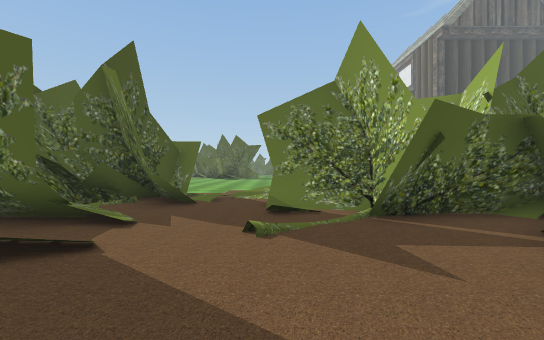
View 1 (above)

12 first-person views from a walk through a Unity game level. The camera is 1.4 m above the floor, looks level and sees 90° across. The floor is counted in squares, 2 m on a side. Each view is taken from the middle of a square. On the plan, view 1 faces up. The plan holds only what a view shows up to about 9 squares ahead; the rest is blank. The place goes on beyond the plan. Some surface patterns are stand-ins.

View 2
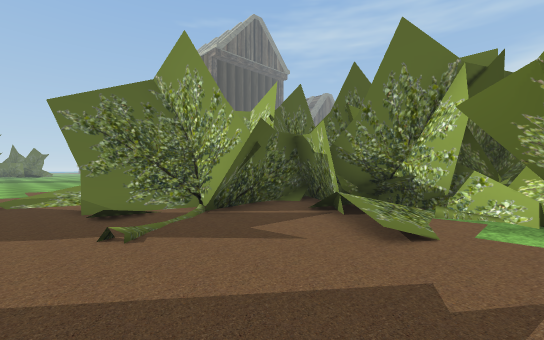

View 3
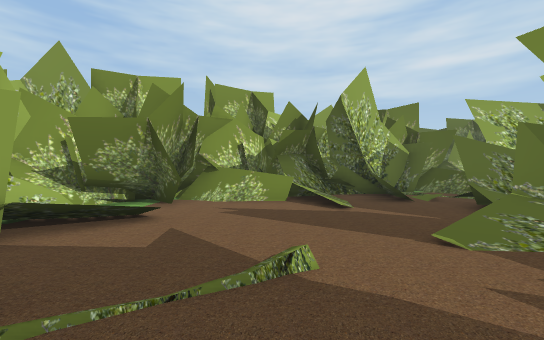

View 4
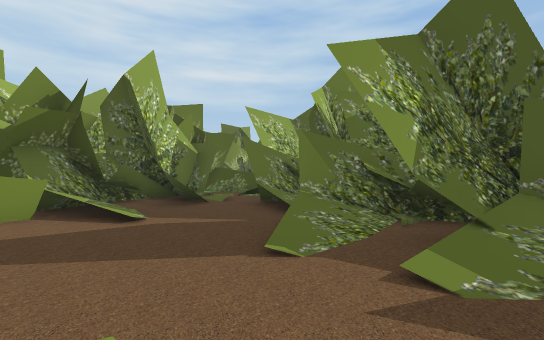

View 5
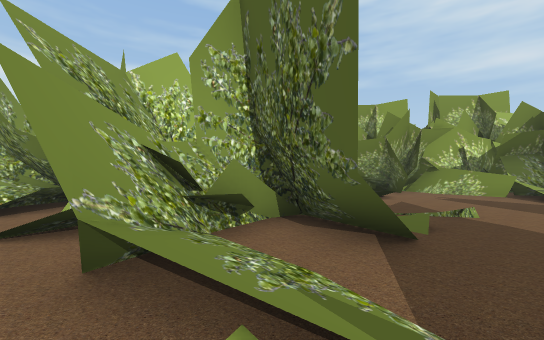

View 6
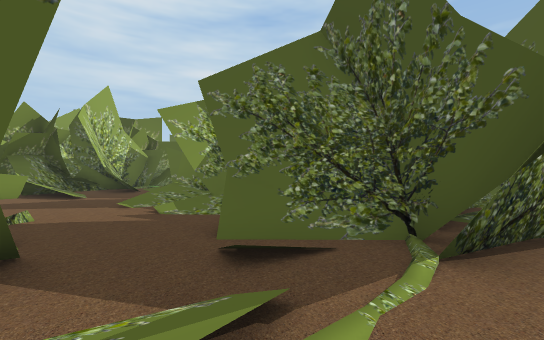

View 7
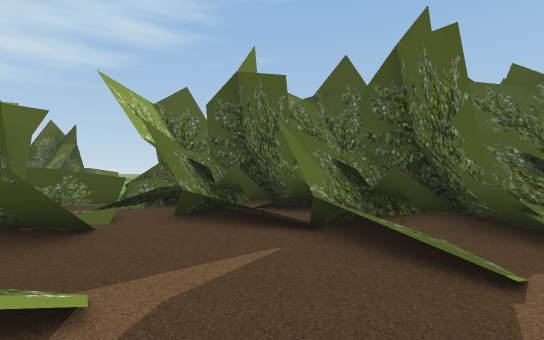

View 8
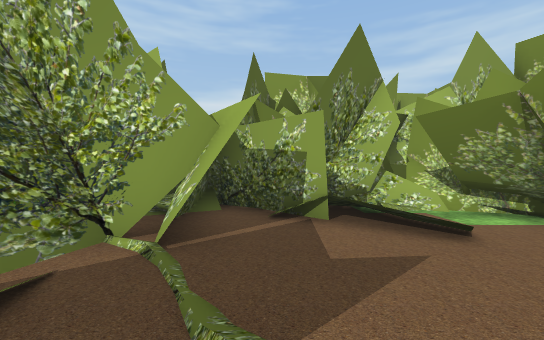

View 9
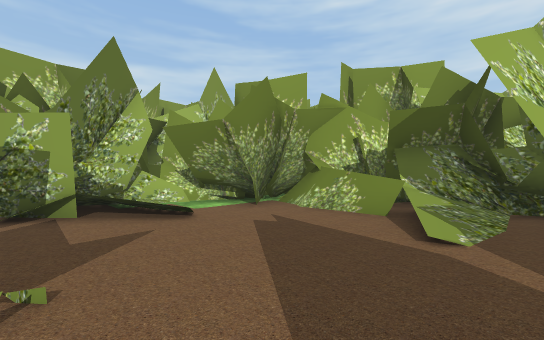

View 10
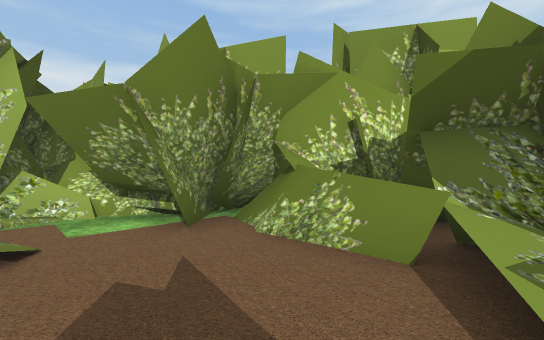

View 11
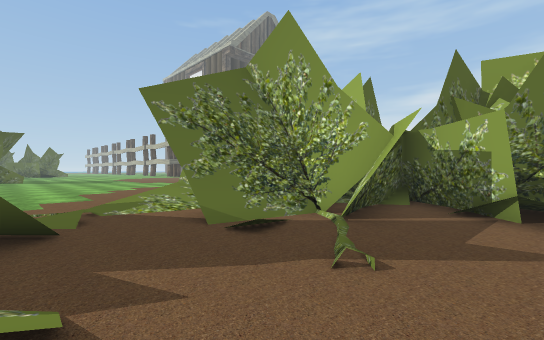

View 12
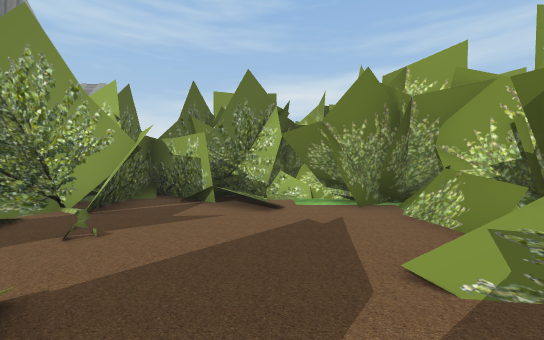

### Floor plan
Key: @ floor where view 1 was taken; # wall or solid block; . floor; / step, stairs or slope; O other object.
Columns run from 7 left of view 1 to 8 right of it. Each row starts with its distance up from view 1.
  8  O OOO..O././OO
  7 OOOOO.//OO/ OOOO
  6   OOO//OOO  OO
  5  OOO/O./OOO O
  4   OO//.//OOOO
  3 OOOOO../..OOOO
  2 OOOO//...///OO
  1   O//....//OOOOO
  0  OOO../@.OOOO OO
 -1 OOOO.O//OOOO ##O
 -2 OO..O./OOOOOO
 -3  OOOOOOOO
 -4   OO   OO
 -5      OO OO
 -6       OO

Where each view was taken, in squares from view 1:
view 1: 0 up, 0 right, facing up
view 2: 0 up, 1 left, facing up-right
view 3: 5 up, 0 right, facing down
view 4: 4 up, 0 right, facing down-left
view 5: 8 up, 1 left, facing down-right
view 6: 8 up, 0 right, facing down-left
view 7: 1 up, 0 right, facing left
view 8: 3 up, 1 left, facing right
view 9: 3 up, 2 left, facing down-right
view 10: 1 up, 1 left, facing down-right
view 11: 2 up, 2 left, facing up-right
view 12: 1 up, 3 left, facing right
